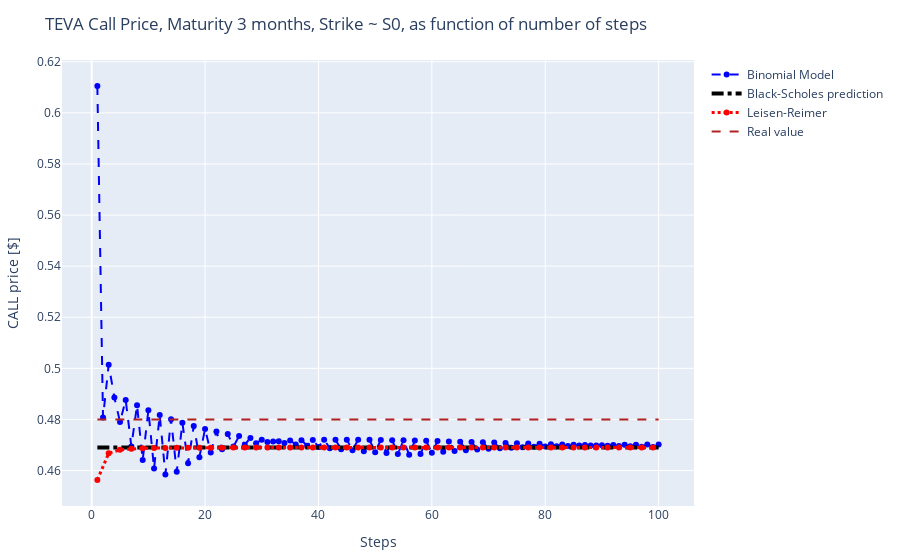

Notebook code cell kept with this figure:
### Code cell
p = Plot_BIN_BL( BINOMIAL[2,:], BLACK_SCHOLES[2], LEISEN_REIMER[2,:], REAL_CALL[2], Maturities[2] )
